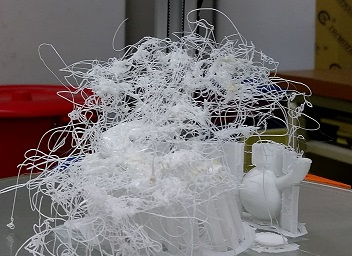
#> input picture test/isolated_point/fail.jpg, 352 x 256 px
$ python test.py
#> lines starting #> are read from the running program, lines starting #| are printed output that depends on the picture; after the words box and inside, x2 and y2 are one past the last pixel; in counts of white or black regions, pixels touching at a corner belong together
import cv2
import numpy as np
import matplotlib.pyplot as plt


img=cv2.imread('fail.jpg',0)
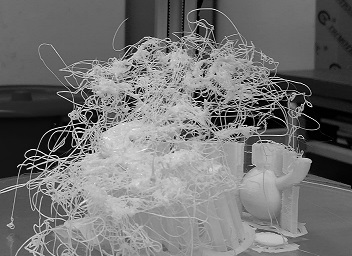
#> img: shape (256, 352); min 0, max 255, mean 115.1
#img=cv2.imread('elephant.jpg',0)
#img=cv2.imread('deep.jpg',0)
_, th = cv2.threshold(img, 0, 255, cv2.THRESH_BINARY + cv2.THRESH_OTSU)
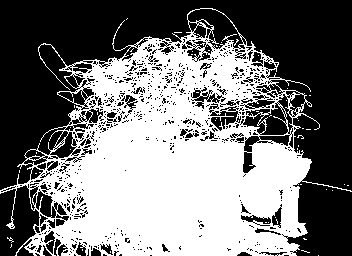
#> th: shape (256, 352); 46.6% white; 57 white regions (56 under 20 px), largest, box (x1, y1, x2, y2) and area: (0, 8, 352, 256) 41868
kernel = np.array([[1,1,1],[1,-8,1],[1,1,1]])
dst = cv2.filter2D(th, -1, kernel)   #中間的數為-1，輸出數值格式的相同
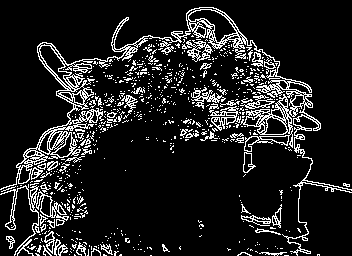
#> dst: shape (256, 352); 12.5% white in thin lines or dots
#laplacian = cv2.Laplacian(th, -1)   #效果同上

#垂直投影變化
(h,w)=dst.shape #返回高和宽
#> h = 256; w = 352
print(h,w)
#| 256 352
count_v=[0 for x in range(0,w)]      #紀錄垂直變化的總數(對每一行)
#> count_v = 352 values from 0 to 0
for j in range(0,w): #每一行
    for i in range(1,h):  #每一列
        temp=int(dst[i,j])-int(dst[i-1,j])    #強制為整數相減財部會溢出
        if 255 == abs(temp):  #如果每一行相鄰兩像素為黑白則黑白次數加一
            count_v[j] = count_v[j]+1
#> after the loop, count_v = 352 values, max 80 at index 80, min 4 at index 0, mean 34.62
print(count_v)
#> (printed output is left out)


#水平投影變化
count_h=[0 for x in range(0,h)]
#> count_h = 256 values from 0 to 0
for i in range(0,h):  #每一列
    for j in range(1,w): #每一行
        temp=int(dst[i,j])-int(dst[i,j-1])    #強制為整數相減財部會溢出
        if 255 == abs(temp):  #如果每一行相鄰兩像素為黑白則黑白次數加一
            count_h[i] = count_v[i]+1
#> after the loop, count_h = 256 values, max 81 at index 80, min 0 at index 0, mean 37.54
print(count_h)
#> (printed output is left out)

#show
cv2.imshow("gray",img)
cv2.imshow("before",th)
cv2.imshow("after filter",dst)
k = cv2.waitKey(0)
#> (key Esc is pressed here)
if k==ord('ｑ'):
    cv2.destroyAllWindows(0)

$ run again, with test/isolated_point/elephant.jpg copied over test/isolated_point/fail.jpg
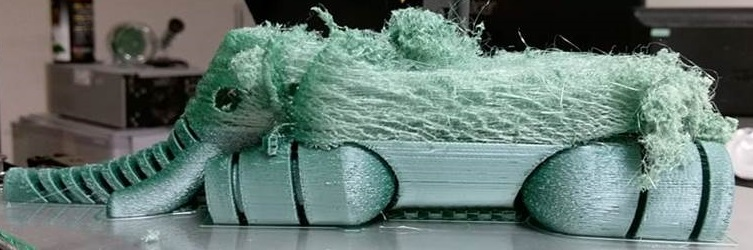
#> input picture test/isolated_point/elephant.jpg, 753 x 250 px
#> `_, th = cv2.threshold(img, 0, 255, cv2.THRESH_BINARY + cv2.THRESH_OTSU)`:
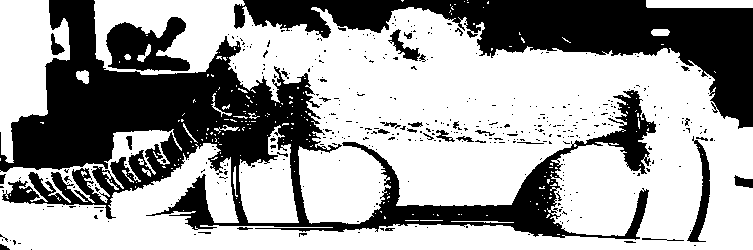
#> th: shape (250, 753); 63.1% white; 414 black regions (380 under 20 px), largest, box (x1, y1, x2, y2) and area: (0, 0, 656, 240) 41057, (234, 0, 753, 129) 21900, (106, 17, 190, 71) 2809
#> `dst = cv2.filter2D(th, -1, kernel)`:
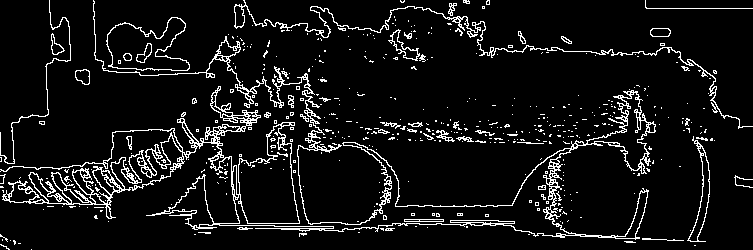
#> dst: shape (250, 753); 7.8% white in thin lines or dots
#| 250 753
#> after the loop `for j in range(0,w):`: count_v = 753 values, max 46 at index 551, min 4 at index 718, mean 20.55
#> (printed output is left out)
#> after the loop `for i in range(0,h):`: count_h = 250 values, max 43 at index 218, min 9 at index 16, mean 23.79
#> (printed output is left out)
